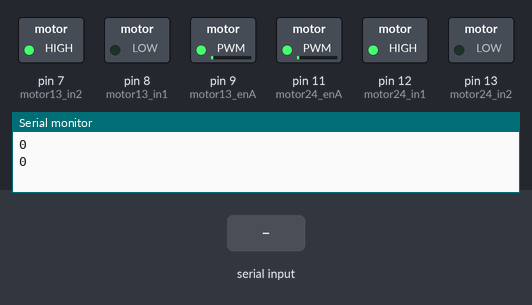
A sketch run on a simulated Arduino Uno, built with avr-gcc and run on an emulated ATmega328P. Parts: switched loads named in the sketch (green lamp = pin HIGH), the last lines printed to the serial monitor. The test bench sets the inputs (shaded band).

Above: at 0.1 s.
At 15.4 s:
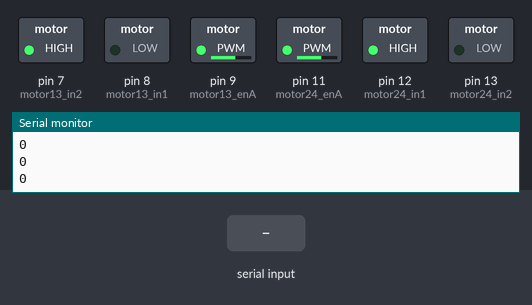
15.5 s: "200\n" received over the second serial link
At 20.3 s:
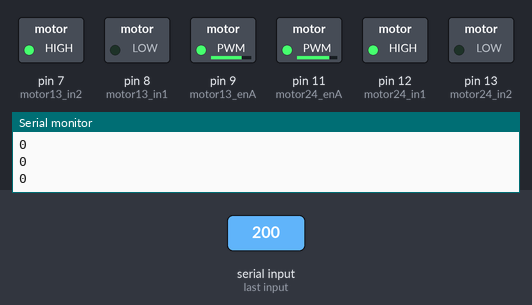
Timing chart, 0 to 28.0 s (numbered marks = the images above; inputs shaded):
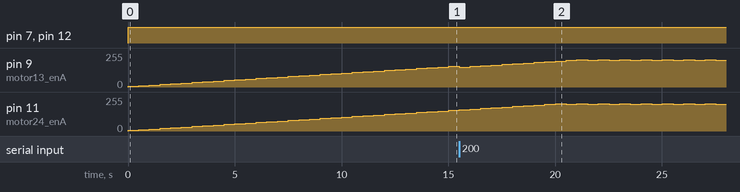

The sketch:

main.ino
```cpp
#include <SoftwareSerial.h>
SoftwareSerial hc06(2, 3); // RX | TX

const int DELAY = 500;


void setup() {
  /*bluetooth initialization*/
  hc06.begin(9600); //setting up baud rate
  Serial.begin(9600);

  motors_init();
}

void loop() {
  String message = "";
  /*receive commands from bluetooth*/
  while (hc06.available())
  {
    // updates input values
    message += (char)hc06.read();
  }
//  Serial.println(message);
  int x_val = message.substring(0, 4).toInt();
  int y_val = message.substring(4, 8).toInt();
  int z_val = message.substring(8).toInt();
  Serial.println(x_val);
  Serial.println(y_val);

  //map x_val, y_val to pwm output
  writeSpeeds(x_val, 1023-y_val, true); //invert y_axis to make forward >512, backward <512

  delay(DELAY);
}
```

motors.ino
```cpp
/* Pin definitions
 * Notice:
 * motor 1 and 3, 2 and 4 share the same signals
 */
#define motor13_enA  9  //           {}{1}{}
#define motor13_in1  8  //           __||__
#define motor13_in2  7  //      {}  [      ]   {}
#define motor24_enA  11  //    {4}--[      ]--{2}
#define motor24_in1  12  //     {}  [__  __]   {}
#define motor24_in2  13  //            ||
                         //          {}{3}{}

/*macros*/
#define MAX_PWM 204 //(rated_volt=12V / max_volt=15V)*(max_analog_val=255) = 12/15*255 = 204
#define DEBUG 0

/*constants*/
const int XY_MIN = 0;
const int XY_MAX = 1023;
const int XY_CEN = 512;
const int INCR = 5;

/*globals*/
int x_speed = 0;
int y_speed = 0;
int x_direction = 1;
int y_direction = 1;

int last_x_dir = 1;
int last_y_dir = 1;

void motors_init()
{
  /*motor initialization*/
  pinMode(motor13_enA, OUTPUT);
  pinMode(motor13_in1, OUTPUT);
  pinMode(motor13_in2, OUTPUT);
  pinMode(motor24_enA, OUTPUT);
  pinMode(motor24_in1, OUTPUT);
  pinMode(motor24_in2, OUTPUT);
}

void writeSpeeds(int x_val, int y_val, bool debug)
{
  //determines the displacement of the joystick, filter out values <= 100
  double x_displacement = abs(x_val-XY_CEN) <= 100 ? 0 : x_val-XY_CEN; //positive if go right; negative if go left
  double y_displacement = abs(y_val-XY_CEN) <= 100 ? 0 : y_val-XY_CEN; //positive if foward; negative if backward

  //maps absolute-valued displacement to pwm
  int x_speed_next = map(abs(x_displacement), XY_MIN, (XY_MAX-XY_CEN), 0, MAX_PWM);
  int y_speed_next = map(abs(y_displacement), XY_MIN, (XY_MAX-XY_CEN), 0, MAX_PWM);

  //determines directions of motors
  x_direction = (x_displacement > 0) ? 1 : 0; //1: EAST(COUNTERCLOCKWISE), 0: WEST(CLOCKWISE)
  y_direction = (y_displacement > 0) ? 1 : 0; //1: NORTH(COUNTERCLOCKWISE), 0: SOUTH(CLOCKWISE)

  //if this direction is different from last and while x_speed is still positive,
  //decrements speed to 0
  while ((x_direction != last_x_dir) && x_speed >= 1) {
    x_speed -= 10;
    if (x_speed <= 0) { x_speed = 0; }
    delay(DELAY);
    analogWrite(motor13_enA, x_speed);
  }
  if (x_speed != x_speed_next) {
    x_speed += (x_speed_next - x_speed) > 0 ? INCR : -1*INCR;
    analogWrite(motor13_enA, x_speed);
  }

  //if this direction is different from last and while y_speed is still positive,
  //decrements speed to 0
  while ((y_direction != last_y_dir) && y_speed >= 1) {
    y_speed -= 10;
    if (y_speed <= 0) { y_speed = 0; }
    delay(DELAY);
    analogWrite(motor24_enA, y_speed);
  }
  if (y_speed != y_speed_next) {
    y_speed += (y_speed_next - y_speed) > 0 ? INCR : -1*INCR;
    analogWrite(motor24_enA, y_speed);
  }

  //write x direction
  if (x_direction) { //if EAST
    digitalWrite(motor13_in1, HIGH);
    digitalWrite(motor13_in2, LOW);
  } else {
    digitalWrite(motor13_in1, LOW);
    digitalWrite(motor13_in2, HIGH);
  }

  //write y direction
  if (y_direction) { //if NORTH
    digitalWrite(motor24_in1, HIGH);
    digitalWrite(motor24_in2, LOW);
  } else {
    digitalWrite(motor24_in1, LOW);
    digitalWrite(motor24_in2, HIGH);
  }
  last_x_dir = x_direction;
  last_y_dir = y_direction;
}
```
